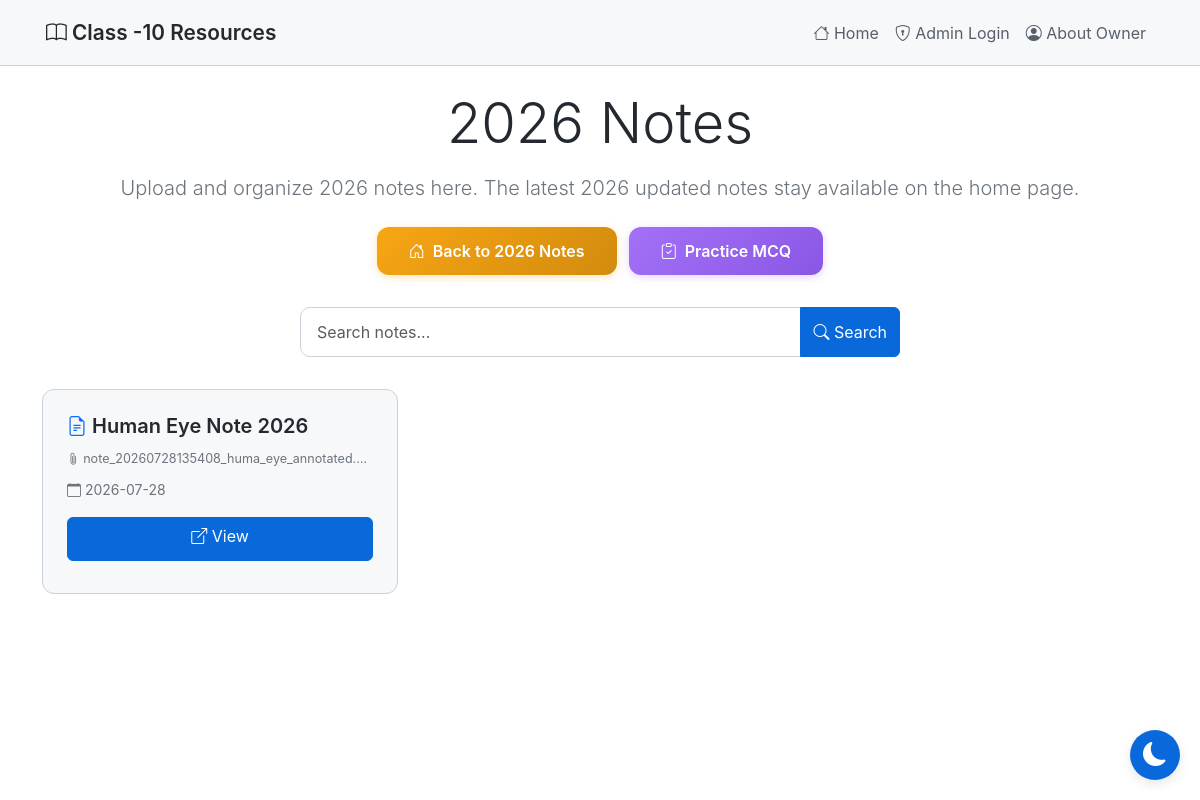
Page /notes-2026 on the committed database.
### tables this page shows
CREATE TABLE notes_2026
                 (id INTEGER PRIMARY KEY AUTOINCREMENT,
                  name TEXT NOT NULL,
                  link TEXT,
                  filename TEXT,
                  created_at TIMESTAMP DEFAULT CURRENT_TIMESTAMP);

### app.py (the view)
@app.route('/notes-2025')
@app.route('/notes-2026')
def notes_2026():
    conn = sqlite3.connect('database.db')
    conn.row_factory = sqlite3.Row
    c = conn.cursor()
    search_query = request.args.get('search', '')
    if search_query:
        c.execute('SELECT * FROM notes_2026 WHERE name LIKE ? ORDER BY created_at ASC',
                  ('%' + search_query + '%',))
    else:
        c.execute('SELECT * FROM notes_2026 ORDER BY created_at ASC')
    resources = c.fetchall()
    c.execute('SELECT * FROM owner_info WHERE id = 1')
    owner_info = c.fetchone()
    conn.close()
    is_admin = 'admin' in session
    return render_template('notes_2026.html', resources=resources, is_admin=is_admin,
                          search_query=search_query, owner_info=owner_info)

### templates/notes_2026.html (shortened to what this page needs)
{% extends "base.html" %}
{% block content %}
<div class="text-center my-3">
    <h1 class="display-4 mb-3">2026 Notes</h1>
    <p class="lead text-secondary">Upload and organize 2026 notes here. The latest 2026 updated notes stay available on the home page.</p>
</div>
<div class="action-buttons">
    <a href="{{ url_for('index') }}" class="action-btn btn-dpp">
        <i class="bi bi-house-door"></i> Back to 2026 Notes
    </a>
    <a href="{{ url_for('practice_mcq') }}" class="action-btn btn-mcq">
        <i class="bi bi-clipboard-check"></i> Practice MCQ
    </a>
</div>
<div class="search-container">
    <form method="GET" action="/notes-2026">
        <div class="input-group">
            <input type="text" name="search" id="searchInput" class="form-control search-input"
                   placeholder="Search notes..." value="{{ search_query or '' }}"
                   autocomplete="off"
                   oninput="autoSearch()">
            <button class="btn btn-primary" type="submit" aria-label="Search">
                <i class="bi bi-search"></i><span class="d-none d-sm-inline"> Search</span>
            </button>
        </div>
    </form>
</div>
<div class="row mt-4">
    {% if resources %}
        {% for resource in resources %}
        <div class="col-12 col-sm-6 col-lg-4 mb-3">
            <div class="card h-100">
                <div class="card-body d-flex flex-column">
                    <h5 class="card-title">
                        <i class="bi bi-file-earmark-text text-primary"></i>
                        {{ resource['name'] }}
                    </h5>
                    <div class="card-text mb-2">
                        {% if resource['filename'] %}
                            <small class="text-secondary d-block text-truncate" title="{{ resource['filename'] }}">
                                <i class="bi bi-paperclip"></i> {{ resource['filename'] }}
                            </small>
                        {% elif resource['link'] %}
                            <small class="text-secondary">
                                <i class="bi bi-link-45deg"></i> External Link
                            </small>
                        {% endif %}
                    </div>
                    <div class="mb-3">
                        <small class="text-secondary">
                            <i class="bi bi-calendar"></i>
                            {{ resource['created_at'][:10] }}
                        </small>
                    </div>
                    <div class="mt-auto">
                        {% if resource['link'] or resource['filename'] %}
                            <a href="{{ url_for('view_note_2026', id=resource['id']) }}"
                               class="btn btn-primary w-100 mb-2" target="_blank">
                                <i class="bi bi-box-arrow-up-right"></i> View
                            </a>
                        {% else %}
                            <button class="btn btn-secondary w-100 mb-2" disabled>
                                <i class="bi bi-hourglass-split"></i> Coming Soon
                            </button>
                        {% endif %}
                    </div>
                </div>
            </div>
        </div>
        {% endfor %}
    {% endif %}
</div>
{% endblock %}

### templates/base.html (style rules this page uses)
:root { --bg-primary: #ffffff; --bg-secondary: #f6f8fa; --bg-tertiary: #ffffff; --text-primary: #24292f; --text-secondary: #57606a; --border-color: #cbd2d9; --accent-color: #0969da; --success-color: #1a7f37; --danger-color: #cf222e; --shadow-color: rgba(0, 0, 0, 0.1); }
body { background-color: var(--bg-primary); color: var(--text-primary); font-family: -apple-system, BlinkMacSystemFont, 'Segoe UI', 'Noto Sans', Helvetica, Arial, sans-serif; min-height: 100vh; transition: background-color 0.3s ease, color 0.3s ease; }
* { transition: background-color 0.3s ease, color 0.3s ease, border-color 0.3s ease; }
.btn-primary { background-color: var(--accent-color); border-color: var(--accent-color); transition: all 0.3s ease; min-height: 44px; }
.btn { min-height: 44px; }
.card { background-color: var(--bg-secondary); border: 1px solid var(--border-color); border-radius: 12px; transition: all 0.3s ease; overflow: hidden; }
.card-body { padding: 1.5rem; }
.card-title { color: var(--text-primary); font-weight: 600; margin-bottom: 0.75rem; }
.card-text { color: var(--text-secondary); font-size: 0.9rem; }
.form-control, .form-select { background-color: var(--bg-tertiary); border: 1px solid var(--border-color); color: var(--text-primary); }
.action-buttons { display: flex; flex-wrap: wrap; gap: 0.75rem; justify-content: center; margin: 1.5rem 0; padding: 0 1rem; }
.action-btn { padding: 0.75rem 2rem; font-size: 1rem; font-weight: 600; border-radius: 12px; text-decoration: none; display: inline-flex; align-items: center; justify-content: center; gap: 0.5rem; transition: all 0.3s ease; border: none; cursor: pointer; min-height: 44px; white-space: nowrap; }
.btn-mcq { background: linear-gradient(135deg, #a371f7, #8957e5); color: white; }
[data-theme="light"] .btn-mcq { box-shadow: 0 2px 8px rgba(163, 113, 247, 0.3); }
.search-container { max-width: 600px; margin: 2rem auto; }
.search-input { border-radius: 10px; padding: 0.75rem 1rem; }
.btn-dpp { background: linear-gradient(135deg, #f7a614, #d38b0e); color: white; }
[data-theme="light"] .btn-dpp { box-shadow: 0 2px 8px rgba(247, 166, 20, 0.3); }

### rows in the picture
notes_2026: name "Human Eye Note 2026", filename "note_20260728135408_huma_eye_annotated.…", created_at "2026-07-28"
